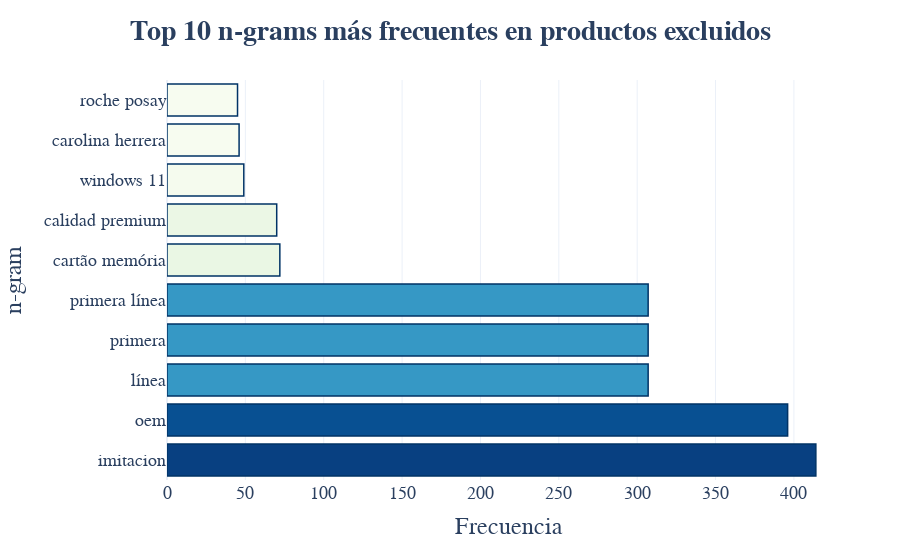

The code cell stored with this chart in its notebook:
### Markdown cell above
### Procedemos a entender la regla de moderación por atributos ```FK_ATTRIBUTE```

- Para identificar los patrones de exclusion en FK_ATTRIBUTE se plantea utilizar NLP para hacer conteo de frecuencia de ngrams (1,3) e identificar patrones en los títulos de productos excluidos.

### Code cell
# Asegurar que las stopwords están disponibles
nltk.download('stopwords')

# Cargar stopwords en español
spanish_stopwords = set(stopwords.words('spanish'))

# Agregar stopwords personalizadas
custom_stopwords = {'color', 'gb', 'negro'}  # Personalizar según necesidad
custom_stopwords.update([i.lower() for i in df['Marca'].astype(str)])  # Excluir marcas

# Combinar stopwords en una lista final
all_stopwords = list(spanish_stopwords.union(custom_stopwords))

# Seleccionar dataset
Fattrs = df[df['Rule'] == 'FK_ATTRIBUTE'].set_index('seller_id')['Titulo']
print(f"Total de títulos procesados: {len(Fattrs)}")

# Definir n-gram range (unigramas, bigramas y trigramas)
ngram_range = (1, 3)

# Inicializar CountVectorizer con stopwords personalizadas
vectorizer = CountVectorizer(ngram_range=ngram_range, lowercase=True, stop_words=all_stopwords)

# Transformar los textos a matriz de frecuencia
X = vectorizer.fit_transform(Fattrs)

# Crear un DataFrame con los n-gramas y sus frecuencias
ngram_counts = pd.DataFrame(
    {'ngram': vectorizer.get_feature_names_out(), 'CountVectorizer': X.sum(axis=0).A1}
).sort_values(by='CountVectorizer', ascending=False)

# Separar unigramas de bigramas/trigramas
unigram_counts = ngram_counts[ngram_counts['ngram'].apply(lambda x: len(x.split()) == 1)]
bigram_trigram_counts = ngram_counts[ngram_counts['ngram'].apply(lambda x: len(x.split()) > 1)]

# Filtrar unigramas con frecuencia menor a 200
unigram_counts = unigram_counts[unigram_counts['CountVectorizer'] >= 200]

# Unir unigramas y bigramas/trigramas
filtered_ngrams = pd.concat([unigram_counts, bigram_trigram_counts])

# Mostrar los 10 términos más frecuentes después del filtro
top_n = 10

# Obtener los 10 términos más frecuentes
top_ngrams = filtered_ngrams.head(top_n)

# Crear gráfico de barras horizontales en Plotly con escala de amarillo a azul
fig = px.bar(
    top_ngrams,
    x="CountVectorizer",
    y="ngram",
    orientation="h",
    color="CountVectorizer",
    color_continuous_scale="gnbu",  # Escala de amarillo a azul
    labels={"CountVectorizer": "Frecuencia de aparición", "ngram": "Término detectado"},
    title="<b>Top 10 n-grams más frecuentes en productos excluidos</b>",
)

# Ajustes de diseño para presentación
fig.update_traces(
    marker=dict(
        line=dict(color="#003366", width=1.5)  # Borde azul oscuro con grosor de 1.5 px
    )
)

fig.update_layout(
    font=dict(family="Trebuchet MS", size=18),
    title=dict(font=dict(size=28), x=0.5),
    xaxis=dict(title="Frecuencia", title_font=dict(size=24)),
    yaxis=dict(title="n-gram", title_font=dict(size=24)),
    margin=dict(l=100, r=50, t=80, b=80),
    legend=dict(orientation="h", yanchor="bottom", y=-0.3, xanchor="center", x=0.5),
    template="plotly_white",
    coloraxis_showscale=False,
)



# Mostrar gráfico interactivo
fig.show()

### Figure 1 — Plotly figure (JSON) as saved in the notebook; plotly's stock layout.template omitted (floating-point values rounded to 4 significant figures)
{"data": [{"hovertemplate": "Frecuencia de aparición=%{marker.color}<br>Término detectado=%{y}<extra></extra>", "legendgroup": "", "marker": {"color": [414, 396, 307, 307, 307, 72, 70, 49, 46, 45], "coloraxis": "coloraxis", "line": {"color": "#003366", "width": 1.5}, "pattern": {"shape": ""}}, "name": "", "orientation": "h", "showlegend": false, "textposition": "auto", "type": "bar", "x": [414, 396, 307, 307, 307, 72, 70, 49, 46, 45], "xaxis": "x", "y": ["imitacion", "oem", "línea", "primera", "primera línea", "cartão memória", "calidad premium", "windows 11", "carolina herrera", "roche posay"], "yaxis": "y"}], "layout": {"barmode": "relative", "coloraxis": {"colorbar": {"title": {"text": "Frecuencia de aparición"}}, "colorscale": [[0, "rgb(247,252,240)"], [0.125, "rgb(224,243,219)"], [0.25, "rgb(204,235,197)"], [0.375, "rgb(168,221,181)"], [0.5, "rgb(123,204,196)"], [0.625, "rgb(78,179,211)"], [0.75, "rgb(43,140,190)"], [0.875, "rgb(8,104,172)"], [1, "rgb(8,64,129)"]], "showscale": false}, "font": {"family": "Trebuchet MS", "size": 18}, "legend": {"orientation": "h", "tracegroupgap": 0, "x": 0.5, "xanchor": "center", "y": -0.3, "yanchor": "bottom"}, "margin": {"b": 80, "l": 100, "r": 50, "t": 80}, "title": {"font": {"size": 28}, "text": "<b>Top 10 n-grams más frecuentes en productos excluidos</b>", "x": 0.5}, "xaxis": {"anchor": "y", "domain": [0, 1], "title": {"font": {"size": 24}, "text": "Frecuencia"}}, "yaxis": {"anchor": "x", "domain": [0, 1], "title": {"font": {"size": 24}, "text": "n-gram"}}}}
